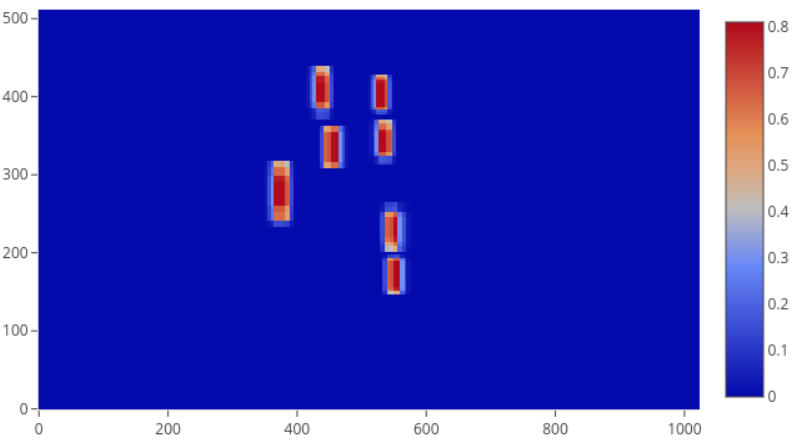

Recreate this plot in Python.
import numpy as np
import cv2
import seaborn as sns
import matplotlib.pyplot as plt
import plotly.plotly as py
import plotly.graph_objs as go

'''
This script uses plotly to draw heatmap of the bounding boxes.
Note that running this script requires an account on plotly.  
You must create an account and set the key for this script to run.

'''


def gen_freq(freq_map, boxes):
    '''
    For each pixel contained in a bounding box,
    increment frequency for that pixel by one, scaled
    by total number of predictions (1000 here).
    The final frequency is stored in freq_map.
    '''
    print(len(boxes))
    count = 0
    for box in boxes:
        if count % 100 == 0:
            print(count)
        count += 1
        x1,y1,x2,y2 = box[1], box[0],box[3],box[2]
        for i in range(x1, x2):
            for j in range(y1, y2):
                if i < 0 or i >= 512:
                    continue
                if j < 0 or j >= 1024:
                    continue
                freq_map[i][j] += 1/1000

def main():
    # load corners of predicted boxes
    boxes = np.load("all_predicts_1557.npy")

    # load point-cloud containing predicted bounding boxes
    img = cv2.imread("eval_bv001557.png")

    freq_map = np.zeros((img.shape[0], img.shape[1]),dtype=np.float32)
    gen_freq(freq_map, boxes)

    trace = go.Heatmap(z=freq_map)
    data=[trace]
    py.plot(data, filename='basic-heatmap.png')

if __name__ == "__main__":
    main()
